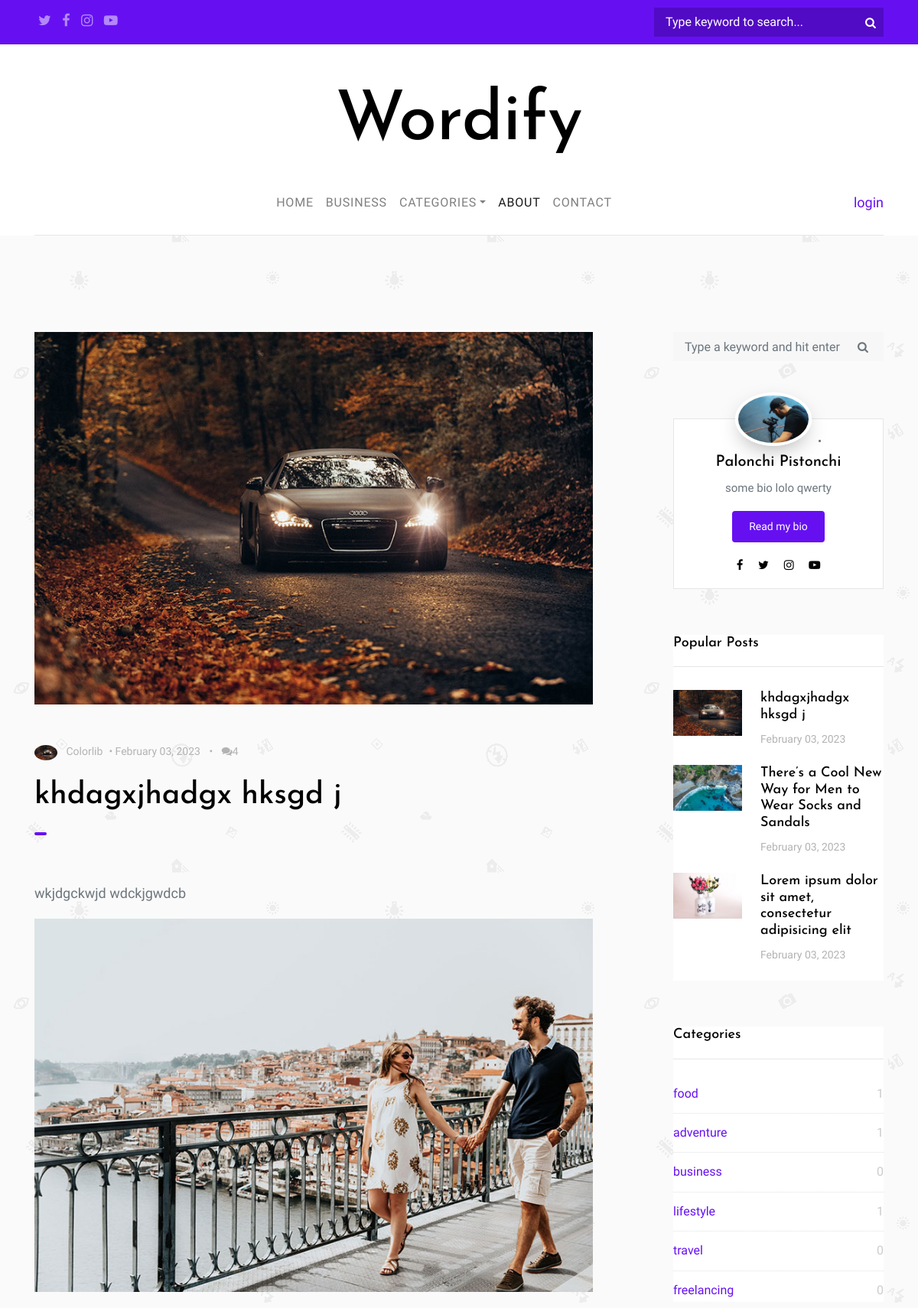
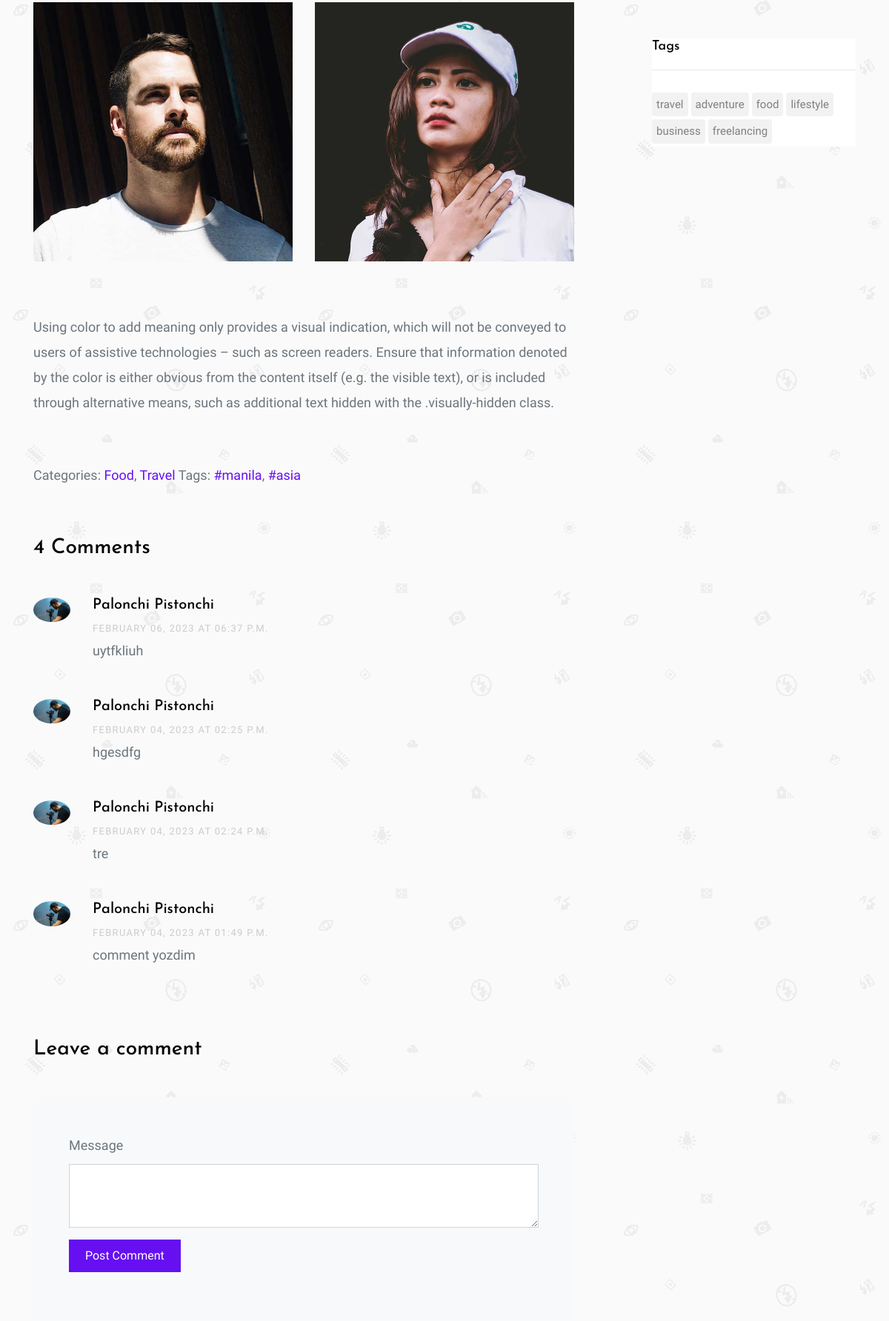
Screenshot of /detail/3/ (upper part) with the database file from the repository (2 pictures, top to bottom).
### word/models.py (models this page shows, shortened)
class Article(models.Model):
    author = models.ForeignKey('account.Profile', on_delete=models.SET_NULL, null=True, blank=True)
    title = models.TextField(max_length=225)
    image = models.ImageField(upload_to='articles/')
    category = models.ForeignKey(Category, on_delete=models.CASCADE, related_name='category')
    description = models.TextField()
    tags = models.ManyToManyField(Tag)
    created_date = models.DateTimeField(auto_now_add=True)

class ExtraImage(models.Model):
    extratext = models.ForeignKey(ExtraText, on_delete=models.CASCADE, related_name='extraimage')
    image = models.ImageField(upload_to='extra_image')
    is_wide = models.BooleanField(default=False)

class ExtraText(models.Model):
    article = models.OneToOneField(Article, on_delete=models.CASCADE, related_name='extratext')
    description = models.TextField()

class Comment(models.Model):
    author = models.ForeignKey('account.Profile', on_delete=models.SET_NULL, null=True, blank=True)
    article = models.ForeignKey(Article, on_delete=models.CASCADE)
    description = models.TextField()
    created_date = models.DateTimeField(auto_now_add=True)

class Category(models.Model):
    title = models.CharField(max_length=225)

class Tag(models.Model):
    title = models.CharField(max_length=225)

### account/models.py (models this page shows)
class Profile(models.Model):
    user = models.OneToOneField(User, on_delete=models.CASCADE)
    avatar = models.ImageField(upload_to='authors/', null=True, blank=True)
    bio = models.TextField(null=True, blank=True)
    def __str__(self):
        if self.user.get_full_name() != "":
            return self.user.get_full_name()
        return self.user.username

### word/views.py (the view, shortened to what this page needs)
# urls.py: path('detail/<int:pk>/', detail, name='detail'),
def detail(request, pk):
    article = get_object_or_404(Article, id=pk)
    categories = Category.objects.all()
    tags = Tag.objects.all()
    last_3_articles = Article.objects.order_by('-id')[:3]
    form = CommentForm()
    ctx = {
        'object': article,
        'categories': categories,
        'last_3_articles': last_3_articles,
        'tags': tags,
        'form': form,
    }
    return render(request, 'wordify/blog-single.html', ctx)

### word/forms.py
class CommentForm(forms.ModelForm):
    class Meta:
        model = Comment
        fields = ['description']
    def __init__(self, *args, **kwargs):
        super().__init__(*args, **kwargs)
        self.fields['description'].widget.attrs.update({
            "class": "form-control",
            "cols": 30,
            "rows": 3,
            "id": "message"
        })

### templates/wordify/blog-single.html (shortened to what this page needs)
{% extends 'base.html' %}
{% load static %}
{% block content %}
<section class="site-section py-lg">
    <div class="container">
        <div class="row blog-entries element-animate">
            <div class="col-md-12 col-lg-8 main-content">
                <img src="{{ object.image.url }}" alt="Image" class="img-fluid mb-5">
                <div class="post-meta">
                    <span class="author mr-2"><img src="{{ object.image.url }}" alt="Colorlib" class="mr-2"> Colorlib</span>&bullet;
                    <span class="mr-2">{{ object.created_date|date:"F d, Y" }}</span> &bullet;
                    <span class="ml-2"><span class="fa fa-comments"></span>{{object.comment_set.count}}</span>
                </div>
                <h1 class="mb-4">{{object.title}}</h1>
                <a class="category mb-5" href="#">{{tag.title}}</a>
                <div class="post-content-body">
                    <p>{{object.description}}</p>
                    <div class="row mb-5">
                        {% for image in object.extratext.extraimage.all %}
                        <div class="{% if image.is_wide == True %}col-md-12 mb-4 {% else  %} col-md-6 mb-4 {% endif %}">
                            <img src="{{ image.image.url }}" alt="Image placeholder" class="img-fluid">
                        </div>
                        {% endfor %}
                    </div>
                    <p>{{object.extratext.description}}</p>
                </div>
                <div class="pt-5">
                    <p>Categories: <a href="#">Food</a>, <a href="#">Travel</a> Tags: <a href="#">#manila</a>, <a
                            href="#">#asia</a></p>
                </div>
                <div class="pt-5" id="comments">
                    <h3 class="mb-5">{{object.comment_set.count}} Comments</h3>
                    <ul class="comment-list">
                        {% for comment in object.comment_set.all|dictsortreversed:"id" %}
                        <li class="comment">
                            <div class="vcard">
                                {% if comment.author.avatar %}
                                <img src="{{comment.author.avatar.url}}" alt="Image placeholder">
                                {% else %}
                                <img src="{% static 'images/user.png' %}" alt="Image placeholder">
                                {% endif %}
                            </div>
                            <div class="comment-body">
                                <h3>{{comment.author}}</h3>
                                <div class="meta">{{comment.created_date|date:"F d, Y"}} at
                                    {{comment.created_date|date:"h:i a"}}
                                </div>
                                <p>{{comment.description}}</p>
                            </div>
                        </li>
                        {% endfor %}
                    </ul>
                    <div class="comment-form-wrap pt-5">
                        <h3 class="mb-5">Leave a comment</h3>
                        <form action="#comments" method="post" class="p-5 bg-light">
                            <div class="form-group">
                                <label for="message">Message</label>
                                {{ form.description }}
                            </div>
                            <div class="form-group">
                                <input type="submit" value="Post Comment" class="btn py-3 px-4 btn-primary">
                            </div>
                        </form>
                    </div>
                </div>
            </div>
            {% include 'sidebar.html' %}
        </div>
    </div>
</section>
{% endblock %}

### templates/sidebar.html
{% load static %}
{% block content %}
<div class="col-md-12 col-lg-4 sidebar">
                <div class="sidebar-box search-form-wrap">
                    <form action="{% url 'word:category' %}" class="search-form">
                        <div class="form-group">
                            <span class="icon fa fa-search"></span>
                            <input type="search" name="search" class="form-control" id="s" placeholder="Type a keyword and hit enter">
                        </div>
                    </form>
                </div>
                <div class="sidebar-box">
                    <div class="bio text-center">
                        {% if object.author.avatar.url %}
                        <span class="author mr-2"><img src="{{ object.author.avatar.url }}" alt="Colorlib"></span>&bullet;
                        {% else %}
                        <span class="author mr-2"><img src="{% static 'images/user.png' %}" alt="Colorlib"></span>&bullet;
                        {% endif %}
                        <div class="bio-body">
                            <h2>{{object.author}}</h2>
                            <p>{{object.author.bio}}</p>
                            <p><a href="#" class="btn btn-primary btn-sm rounded">Read my bio</a></p>
                            <p class="social">
                                <a href="#" class="p-2"><span class="fa fa-facebook"></span></a>
                                <a href="#" class="p-2"><span class="fa fa-twitter"></span></a>
                                <a href="#" class="p-2"><span class="fa fa-instagram"></span></a>
                                <a href="#" class="p-2"><span class="fa fa-youtube-play"></span></a>
                            </p>
                        </div>
                    </div>
                </div>
                <div class="sidebar-box">
                    <h3 class="heading">Popular Posts</h3>
                    {% for last_3_article in last_3_articles %}
                    <div class="post-entry-sidebar">
                        <ul>
                            <li>
                                <a href="{% url 'word:detail' last_3_article.id %}">
                                    <img src="{{last_3_article.image.url}}" alt="Image placeholder" class="mr-4">
                                    <div class="text">
                                        <h4>{{last_3_article.title}}</h4>
                                        <div class="post-meta">
                                            <span class="mr-2">{{last_3_article.created_date|date:"F d, Y"}}</span>
                                        </div>
                                    </div>
                                </a>
                            </li>
                        </ul>
                    </div>
                    {% endfor %}
                </div>
                <div class="sidebar-box">
                    <h3 class="heading">Categories</h3>
                    <ul class="categories">
                        {% for category in categories %}
                        <li><a href="{% url 'word:list' %}?cat={{ category.title }}">{{category.title}} <span>{{category.category.count}}</span></a></li>
                        {% endfor %}
                    </ul>
                </div>
                <div class="sidebar-box">
                    <h3 class="heading">Tags</h3>
                    <ul class="tags">
                        {% for tag in tags %}
                        <li><a href="{% url 'word:list' %}?tag={{ tag.title }}">{{ tag.title }}</a></li>
                        {% endfor %}
                    </ul>
                </div>
            </div>
{% endblock %}

### static/css/style.css (style rules this page uses)
body { background: #ccc url("../images/photography.png") repeat; font-family: "Inconsolata", SFMono-Regular, Menlo, Monaco, Consolas, "Liberation Mono", "Courier New", monospace; font-weight: 300; font-size: 18px; line-height: 1.9; color: #6c757d; }
a { -webkit-transition: .3s all ease; -o-transition: .3s all ease; transition: .3s all ease; text-decoration: none; }
h1, h2, h3, h4 { color: #000; font-family: "Josefin Sans", -apple-system, BlinkMacSystemFont, "Segoe UI", Roboto, "Helvetica Neue", Arial, sans-serif, "Apple Color Emoji", "Segoe UI Emoji", "Segoe UI Symbol", "Noto Color Emoji"; }
.category { display: inline-block; background: #6610f2; padding: 2px 8px; line-height: 1.5; font-size: 12px; border-radius: 4px; text-transform: uppercase; color: #fff !important; margin-right: 10px; letter-spacing: .2em; }
.bio { padding: 15px; background: #fff; border: 1px solid #e6e6e6; font-weight: 400; }
.bio img { border: 4px solid #fff; -webkit-box-shadow: 0 10px 30px -10px rgba(0, 0, 0, 0.4); box-shadow: 0 10px 30px -10px rgba(0, 0, 0, 0.4); max-width: 100px; margin-top: -4em; border-radius: 50%; position: relative; margin-bottom: 30px; }
.bio h2 { font-size: 20px; }
.bio .bio-body .social a { color: #000; }
.site-section { padding: 7em 0; }
.blog-entries .post-meta { margin-bottom: 20px; font-size: 14px; color: #b3b3b3; }
.blog-entries .post-meta .author img { width: 30px; border-radius: 50%; display: inline-block; }
.btn, .form-control { outline: none; -webkit-box-shadow: none !important; box-shadow: none !important; border-radius: 0; }
.form-control { -webkit-box-shadow: none !important; box-shadow: none !important; }
textarea.form-control { height: inherit; }
.btn { -webkit-transition: .3s all ease; -o-transition: .3s all ease; transition: .3s all ease; padding: 8px 20px; }
.btn.btn-primary { color: #fff; border-width: 2px; }
.btn.btn-sm { font-size: 14px; }
.sidebar { padding-left: 5em; }
.sidebar-box { margin-bottom: 4em; font-size: 15px; width: 100%; float: left; background: #fff; }
.sidebar-box *:last-child { margin-bottom: 0; }
.sidebar-box .heading { font-size: 18px; margin-bottom: 30px; padding-bottom: 20px; border-bottom: 1px solid #e6e6e6; }
.tags { padding: 0; margin: 0; font-weight: 400; }
.tags li { padding: 0; margin: 0 4px 4px 0; float: left; display: inline-block; }
.tags li a { float: left; display: block; border-radius: 4px; padding: 2px 6px; color: gray; background: #f2f2f2; }
.categories { padding: 0; margin: 0; font-weight: 400; }
.categories li { padding: 0; margin: 0; position: relative; margin-bottom: 10px; padding-bottom: 10px; border-bottom: 1px dotted #dee2e6; list-style: none; }
.categories li:last-child { margin-bottom: 0; border-bottom: none; padding-bottom: 0; }
.categories li a { display: block; font-size: 16px; }
.categories li a span { position: absolute; right: 0; top: 0; color: #ccc; -webkit-transition: .3s all ease; -o-transition: .3s all ease; transition: .3s all ease; }
.heading { color: #000; }
.comment-form-wrap { clear: both; }
.comment-list { padding: 0; margin: 0; }
.comment-list li { padding: 0; margin: 0 0 30px 0; float: left; width: 100%; clear: both; list-style: none; }
.comment-list li .vcard { width: 80px; float: left; }
.comment-list li .vcard img { width: 50px; border-radius: 50%; }
.comment-list li .comment-body { float: right; width: calc(100% - 80px); }
.comment-list li .comment-body h3 { font-size: 20px; }
.comment-list li .comment-body .meta { text-transform: uppercase; font-size: 13px; letter-spacing: .1em; color: #ccc; }
.post-entry-sidebar .post-meta { font-size: 14px; color: #b3b3b3; }
.post-entry-sidebar ul { padding: 0; margin: 0; }
.post-entry-sidebar ul li { list-style: none; padding: 0 0 20px 0; margin: 0 0 20px 0; }
.post-entry-sidebar ul li a { display: table; }
.post-entry-sidebar ul li a img { width: 90px; }
.post-entry-sidebar ul li a img, .post-entry-sidebar ul li a .text { display: table-cell; vertical-align: middle; }
.post-entry-sidebar ul li a .text h4 { font-size: 18px; }
.search-form-wrap { margin-bottom: 5em; display: block; }
.search-form .form-group { position: relative; }
.search-form .form-group #s { padding-right: 50px; background: #f7f7f7; padding: 15px 15px; border: none; }
.search-form .icon { position: absolute; top: 50%; right: 20px; -webkit-transform: translateY(-50%); -ms-transform: translateY(-50%); transform: translateY(-50%); }
.element-animate { opacity: 0; visibility: hidden; }

### rows the page displays
Article: image (picture), created_date "February 03, 2023", comment_set.count "4", title "khdagxjhadgx hksgd j", description "wkjdgckwjd wdckjgwdcb", extratext.description "Using color to add meaning only provides a visual indication, which will not be conveyed to users of assistive technologies – such as screen readers. Ensure that information denoted by the color is either obvious from the content itself (e.g. the visible text), or is included through alternative means, such as additional text hidden with the .visually-hidden class.", author.avatar (picture), author "Palonchi Pistonchi", author.bio "some bio lolo qwerty"
ExtraImage: image (picture)
ExtraImage: image (picture)
ExtraImage: image (picture)
Comment: author.avatar (picture), author "Palonchi Pistonchi", created_date "FEBRUARY 06, 2023", created_date "06:37 P.M.", description "uytfkliuh"
Comment: author.avatar (picture), author "Palonchi Pistonchi", created_date "FEBRUARY 04, 2023", created_date "02:25 P.M.", description "hgesdfg"
Comment: author.avatar (picture), author "Palonchi Pistonchi", created_date "FEBRUARY 04, 2023", created_date "02:24 P.M.", description "tre"
Comment: author.avatar (picture), author "Palonchi Pistonchi", created_date "FEBRUARY 04, 2023", created_date "01:49 P.M.", description "comment yozdim"
Article: image (picture), title "There’s a Cool New Way for Men to Wear Socks and Sandals", created_date "February 03, 2023"
Article: image (picture), title "Lorem ipsum dolor sit amet, consectetur adipisicing elit", created_date "February 03, 2023"
Category: title "food", category.count "1"
Category: title "adventure", category.count "1"
Category: title "business", category.count "0"
Category: title "lifestyle", category.count "1"
Category: title "travel", category.count "0"
Category: title "freelancing", category.count "0"
Tag: title "travel"
Tag: title "adventure"
Tag: title "food"
Tag: title "lifestyle"
Tag: title "business"
Tag: title "freelancing"
